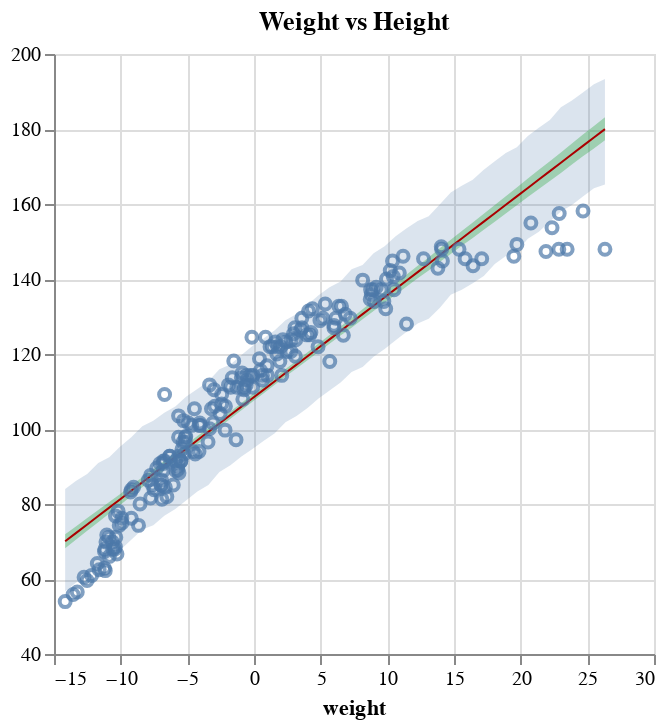

Notebook code for this chart:
### Code cell
compatibility_band = (
    alt.Chart(df)
    .encode(alt.X("weight"))
    .mark_area(opacity=0.3, color="#00AA00")
    .encode(alt.Y("mu_high", axis=alt.Axis(title=None)), alt.Y2("mu_low"))
)

prediction_band = (
    alt.Chart(df)
    .encode(alt.X("weight"))
    .mark_area(opacity=0.2)
    .encode(alt.Y("h_high"), alt.Y2("h_low"))
)

map_line = (
    alt.Chart(df)
    .mark_line(color="#AA0000", strokeWidth=1)
    .encode(x="weight", y="h_map")
)

# alt.layer(compatibility_band, prediction_band, data_chart)
compatibility_band + prediction_band + map_line + data_chart

### Figure 1 — Vega-Lite specification as saved in the notebook (floating-point values rounded to 4 significant figures; data arrays with more than 128 entries replaced by an {"elided": "..."} marker saying what was removed)
{"$schema": "https://vega.github.io/schema/vega-lite/v5.20.1.json", "config": {"view": {"continuousHeight": 300, "continuousWidth": 300}}, "data": {"name": "data-6a5d33e8f0a826a1390fc71055fafc1d"}, "datasets": {"data-6a5d33e8f0a826a1390fc71055fafc1d": [{"h_high": 83.99, "h_low": 56.73, "h_map": 70.07, "mu_high": 71.91, "mu_low": 68.22, "weight": -14.16}, {"h_high": 86.19, "h_low": 59.09, "h_map": 72.31, "mu_high": 74.09, "mu_low": 70.55, "weight": -13.34}, {"h_high": 88.03, "h_low": 60.66, "h_map": 74.55, "mu_high": 76.25, "mu_low": 72.87, "weight": -12.51}, {"h_high": 90.93, "h_low": 63.41, "h_map": 76.8, "mu_high": 78.4, "mu_low": 75.16, "weight": -11.68}, {"h_high": 92.46, "h_low": 65.34, "h_map": 79.04, "mu_high": 80.54, "mu_low": 77.44, "weight": -10.86}, {"h_high": 95.34, "h_low": 67.7, "h_map": 81.28, "mu_high": 82.69, "mu_low": 79.72, "weight": -10.03}, {"h_high": 97.8, "h_low": 70.5, "h_map": 83.53, "mu_high": 84.97, "mu_low": 82.15, "weight": -9.205}, {"h_high": 100.8, "h_low": 73.19, "h_map": 85.77, "mu_high": 87.15, "mu_low": 84.46, "weight": -8.378}, {"h_high": 102.2, "h_low": 74.31, "h_map": 88.01, "mu_high": 89.28, "mu_low": 86.71, "weight": -7.552}, {"h_high": 104.3, "h_low": 76.88, "h_map": 90.26, "mu_high": 91.54, "mu_low": 89.08, "weight": -6.726}, {"h_high": 106.0, "h_low": 78.67, "h_map": 92.5, "mu_high": 93.72, "mu_low": 91.38, "weight": -5.9}, {"h_high": 108.6, "h_low": 81.01, "h_map": 94.74, "mu_high": 95.88, "mu_low": 93.64, "weight": -5.074}, {"h_high": 110.6, "h_low": 83.34, "h_map": 96.98, "mu_high": 98.12, "mu_low": 95.96, "weight": -4.248}, {"h_high": 112.8, "h_low": 85.04, "h_map": 99.23, "mu_high": 100.3, "mu_low": 98.18, "weight": -3.421}, {"h_high": 115.9, "h_low": 88.57, "h_map": 101.5, "mu_high": 102.5, "mu_low": 100.5, "weight": -2.595}, {"h_high": 117.2, "h_low": 90.32, "h_map": 103.7, "mu_high": 104.7, "mu_low": 102.7, "weight": -1.769}, {"h_high": 119.7, "h_low": 92.68, "h_map": 106.0, "mu_high": 107.0, "mu_low": 105.0, "weight": -0.9428}, {"h_high": 122.2, "h_low": 94.69, "h_map": 108.2, "mu_high": 109.2, "mu_low": 107.3, "weight": -0.1166}, {"h_high": 124.1, "h_low": 96.78, "h_map": 110.4, "mu_high": 111.4, "mu_low": 109.5, "weight": 0.7096}, {"h_high": 126.3, "h_low": 98.8, "h_map": 112.7, "mu_high": 113.7, "mu_low": 111.7, "weight": 1.536}, {"h_high": 129.0, "h_low": 101.8, "h_map": 114.9, "mu_high": 116.0, "mu_low": 114.0, "weight": 2.362}, {"h_high": 130.7, "h_low": 103.5, "h_map": 117.2, "mu_high": 118.2, "mu_low": 116.1, "weight": 3.188}, {"h_high": 133.1, "h_low": 105.6, "h_map": 119.4, "mu_high": 120.5, "mu_low": 118.3, "weight": 4.014}, {"h_high": 135.7, "h_low": 108.1, "h_map": 121.7, "mu_high": 122.8, "mu_low": 120.6, "weight": 4.84}, {"h_high": 137.8, "h_low": 110.3, "h_map": 123.9, "mu_high": 125.0, "mu_low": 122.7, "weight": 5.667}, {"h_high": 139.4, "h_low": 112.4, "h_map": 126.1, "mu_high": 127.4, "mu_low": 124.9, "weight": 6.493}, {"h_high": 142.6, "h_low": 115.2, "h_map": 128.4, "mu_high": 129.6, "mu_low": 127.0, "weight": 7.319}, {"h_high": 143.8, "h_low": 116.5, "h_map": 130.6, "mu_high": 131.9, "mu_low": 129.3, "weight": 8.145}, {"h_high": 146.9, "h_low": 119.3, "h_map": 132.9, "mu_high": 134.3, "mu_low": 131.5, "weight": 8.971}, {"h_high": 148.7, "h_low": 121.3, "h_map": 135.1, "mu_high": 136.6, "mu_low": 133.7, "weight": 9.798}, {"h_high": 151.4, "h_low": 123.7, "h_map": 137.4, "mu_high": 138.9, "mu_low": 135.8, "weight": 10.62}, {"h_high": 153.5, "h_low": 125.9, "h_map": 139.6, "mu_high": 141.2, "mu_low": 138.0, "weight": 11.45}, {"h_high": 155.5, "h_low": 128.1, "h_map": 141.8, "mu_high": 143.6, "mu_low": 140.2, "weight": 12.28}, {"h_high": 156.7, "h_low": 129.4, "h_map": 144.1, "mu_high": 145.8, "mu_low": 142.2, "weight": 13.1}, {"h_high": 159.9, "h_low": 132.3, "h_map": 146.3, "mu_high": 148.2, "mu_low": 144.5, "weight": 13.93}, {"h_high": 163.1, "h_low": 135.8, "h_map": 148.6, "mu_high": 150.5, "mu_low": 146.7, "weight": 14.75}, {"h_high": 164.9, "h_low": 137.1, "h_map": 150.8, "mu_high": 152.8, "mu_low": 148.9, "weight": 15.58}, {"h_high": 166.5, "h_low": 138.9, "h_map": 153.1, "mu_high": 155.1, "mu_low": 151.0, "weight": 16.41}, {"h_high": 169.1, "h_low": 140.8, "h_map": 155.3, "mu_high": 157.4, "mu_low": 153.1, "weight": 17.23}, {"h_high": 171.4, "h_low": 144.0, "h_map": 157.5, "mu_high": 159.7, "mu_low": 155.3, "weight": 18.06}, {"h_high": 173.6, "h_low": 146.1, "h_map": 159.8, "mu_high": 162.1, "mu_low": 157.5, "weight": 18.89}, {"h_high": 175.1, "h_low": 147.3, "h_map": 162.0, "mu_high": 164.4, "mu_low": 159.6, "weight": 19.71}, {"h_high": 178.1, "h_low": 150.8, "h_map": 164.3, "mu_high": 166.8, "mu_low": 161.8, "weight": 20.54}, {"h_high": 180.3, "h_low": 152.6, "h_map": 166.5, "mu_high": 169.1, "mu_low": 164.0, "weight": 21.36}, {"h_high": 182.4, "h_low": 155.3, "h_map": 168.8, "mu_high": 171.4, "mu_low": 166.1, "weight": 22.19}, {"h_high": 185.8, "h_low": 158.0, "h_map": 171.0, "mu_high": 173.7, "mu_low": 168.3, "weight": 23.02}, {"h_high": 187.6, "h_low": 159.7, "h_map": 173.2, "mu_high": 176.2, "mu_low": 170.5, "weight": 23.84}, {"h_high": 189.7, "h_low": 162.0, "h_map": 175.5, "mu_high": 178.5, "mu_low": 172.7, "weight": 24.67}, {"h_high": 192.0, "h_low": 164.2, "h_map": 177.7, "mu_high": 180.8, "mu_low": 174.8, "weight": 25.5}, {"h_high": 193.3, "h_low": 165.2, "h_map": 180.0, "mu_high": 183.1, "mu_low": 177.0, "weight": 26.32}], "data-bbe15300819fd12c87e85bddac9357b7": {"elided": "192 records"}}, "layer": [{"encoding": {"x": {"field": "weight", "type": "quantitative"}, "y": {"axis": {"title": null}, "field": "mu_high", "type": "quantitative"}, "y2": {"field": "mu_low"}}, "mark": {"color": "#00AA00", "opacity": 0.3, "type": "area"}}, {"encoding": {"x": {"field": "weight", "type": "quantitative"}, "y": {"field": "h_high", "type": "quantitative"}, "y2": {"field": "h_low"}}, "mark": {"opacity": 0.2, "type": "area"}}, {"encoding": {"x": {"field": "weight", "type": "quantitative"}, "y": {"field": "h_map", "type": "quantitative"}}, "mark": {"color": "#AA0000", "strokeWidth": 1, "type": "line"}}, {"data": {"name": "data-bbe15300819fd12c87e85bddac9357b7"}, "encoding": {"x": {"field": "weight", "scale": {"zero": false}, "type": "quantitative"}, "y": {"field": "height", "scale": {"zero": false}, "type": "quantitative"}}, "mark": {"type": "point"}, "title": "Weight vs Height"}]}
